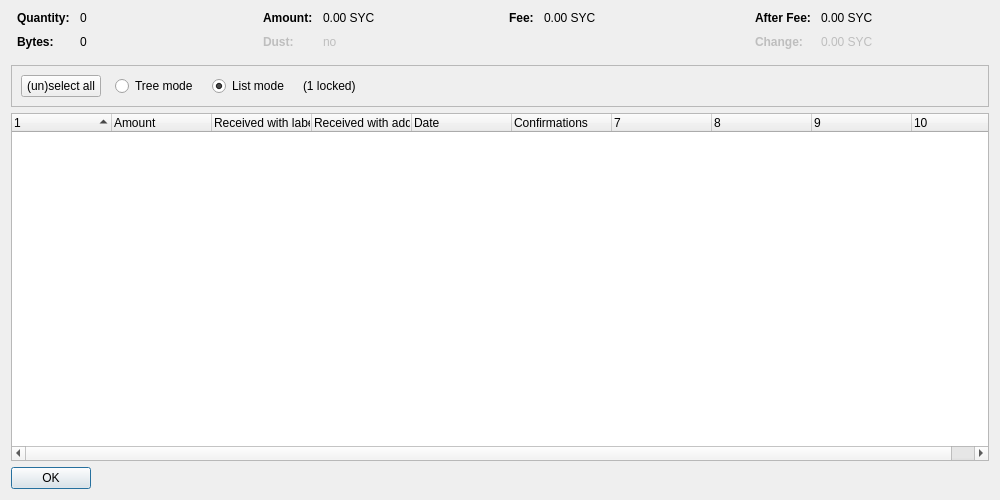
<?xml version="1.0" encoding="UTF-8"?>
<ui version="4.0">
 <class>CoinControlDialog</class>
 <widget class="QDialog" name="CoinControlDialog">
  <property name="geometry">
   <rect>
    <x>0</x>
    <y>0</y>
    <width>1000</width>
    <height>500</height>
   </rect>
  </property>
  <property name="windowTitle">
   <string>Coin Selection</string>
  </property>
  <layout class="QVBoxLayout" name="verticalLayout">
   <item>
    <layout class="QHBoxLayout" name="horizontalLayoutTop" stretch="0,0,0,0">
     <property name="topMargin">
      <number>0</number>
     </property>
     <property name="bottomMargin">
      <number>10</number>
     </property>
     <item>
      <layout class="QFormLayout" name="formLayoutCoinControl1">
       <property name="horizontalSpacing">
        <number>10</number>
       </property>
       <property name="verticalSpacing">
        <number>10</number>
       </property>
       <property name="leftMargin">
        <number>6</number>
       </property>
       <property name="rightMargin">
        <number>6</number>
       </property>
       <item row="0" column="0">
        <widget class="QLabel" name="labelCoinControlQuantityText">
         <property name="font">
          <font>
           <weight>75</weight>
           <bold>true</bold>
          </font>
         </property>
         <property name="text">
          <string>Quantity:</string>
         </property>
        </widget>
       </item>
       <item row="0" column="1">
        <widget class="QLabel" name="labelCoinControlQuantity">
         <property name="cursor">
          <cursorShape>IBeamCursor</cursorShape>
         </property>
         <property name="contextMenuPolicy">
          <enum>Qt::ActionsContextMenu</enum>
         </property>
         <property name="text">
          <string notr="true">0</string>
         </property>
         <property name="textInteractionFlags">
          <set>Qt::LinksAccessibleByMouse|Qt::TextSelectableByKeyboard|Qt::TextSelectableByMouse</set>
         </property>
        </widget>
       </item>
       <item row="1" column="0">
        <widget class="QLabel" name="labelCoinControlBytesText">
         <property name="font">
          <font>
           <weight>75</weight>
           <bold>true</bold>
          </font>
         </property>
         <property name="text">
          <string>Bytes:</string>
         </property>
        </widget>
       </item>
       <item row="1" column="1">
        <widget class="QLabel" name="labelCoinControlBytes">
         <property name="cursor">
          <cursorShape>IBeamCursor</cursorShape>
         </property>
         <property name="contextMenuPolicy">
          <enum>Qt::ActionsContextMenu</enum>
         </property>
         <property name="text">
          <string notr="true">0</string>
         </property>
         <property name="textInteractionFlags">
          <set>Qt::LinksAccessibleByMouse|Qt::TextSelectableByKeyboard|Qt::TextSelectableByMouse</set>
         </property>
        </widget>
       </item>
      </layout>
     </item>
     <item>
      <layout class="QFormLayout" name="formLayoutCoinControl2">
       <property name="horizontalSpacing">
        <number>10</number>
       </property>
       <property name="verticalSpacing">
        <number>10</number>
       </property>
       <property name="leftMargin">
        <number>6</number>
       </property>
       <property name="rightMargin">
        <number>6</number>
       </property>
       <item row="0" column="0">
        <widget class="QLabel" name="labelCoinControlAmountText">
         <property name="font">
          <font>
           <weight>75</weight>
           <bold>true</bold>
          </font>
         </property>
         <property name="text">
          <string>Amount:</string>
         </property>
        </widget>
       </item>
       <item row="0" column="1">
        <widget class="QLabel" name="labelCoinControlAmount">
         <property name="cursor">
          <cursorShape>IBeamCursor</cursorShape>
         </property>
         <property name="contextMenuPolicy">
          <enum>Qt::ActionsContextMenu</enum>
         </property>
         <property name="text">
          <string notr="true">0.00 SYC</string>
         </property>
         <property name="textInteractionFlags">
          <set>Qt::LinksAccessibleByMouse|Qt::TextSelectableByKeyboard|Qt::TextSelectableByMouse</set>
         </property>
        </widget>
       </item>
       <item row="1" column="0">
        <widget class="QLabel" name="labelCoinControlLowOutputText">
         <property name="enabled">
          <bool>false</bool>
         </property>
         <property name="font">
          <font>
           <weight>75</weight>
           <bold>true</bold>
          </font>
         </property>
         <property name="text">
          <string>Dust:</string>
         </property>
        </widget>
       </item>
       <item row="1" column="1">
        <widget class="QLabel" name="labelCoinControlLowOutput">
         <property name="enabled">
          <bool>false</bool>
         </property>
         <property name="cursor">
          <cursorShape>IBeamCursor</cursorShape>
         </property>
         <property name="contextMenuPolicy">
          <enum>Qt::ActionsContextMenu</enum>
         </property>
         <property name="text">
          <string notr="true">no</string>
         </property>
         <property name="textInteractionFlags">
          <set>Qt::LinksAccessibleByMouse|Qt::TextSelectableByKeyboard|Qt::TextSelectableByMouse</set>
         </property>
        </widget>
       </item>
      </layout>
     </item>
     <item>
      <layout class="QFormLayout" name="formLayoutCoinControl3">
       <property name="horizontalSpacing">
        <number>10</number>
       </property>
       <property name="verticalSpacing">
        <number>10</number>
       </property>
       <property name="leftMargin">
        <number>6</number>
       </property>
       <property name="rightMargin">
        <number>6</number>
       </property>
       <item row="0" column="0">
        <widget class="QLabel" name="labelCoinControlFeeText">
         <property name="font">
          <font>
           <weight>75</weight>
           <bold>true</bold>
          </font>
         </property>
         <property name="text">
          <string>Fee:</string>
         </property>
        </widget>
       </item>
       <item row="0" column="1">
        <widget class="QLabel" name="labelCoinControlFee">
         <property name="cursor">
          <cursorShape>IBeamCursor</cursorShape>
         </property>
         <property name="contextMenuPolicy">
          <enum>Qt::ActionsContextMenu</enum>
         </property>
         <property name="text">
          <string notr="true">0.00 SYC</string>
         </property>
         <property name="textInteractionFlags">
          <set>Qt::LinksAccessibleByMouse|Qt::TextSelectableByKeyboard|Qt::TextSelectableByMouse</set>
         </property>
        </widget>
       </item>
      </layout>
     </item>
     <item>
      <layout class="QFormLayout" name="formLayoutCoinControl4">
       <property name="horizontalSpacing">
        <number>10</number>
       </property>
       <property name="verticalSpacing">
        <number>10</number>
       </property>
       <property name="leftMargin">
        <number>6</number>
       </property>
       <property name="rightMargin">
        <number>6</number>
       </property>
       <item row="0" column="0">
        <widget class="QLabel" name="labelCoinControlAfterFeeText">
         <property name="font">
          <font>
           <weight>75</weight>
           <bold>true</bold>
          </font>
         </property>
         <property name="text">
          <string>After Fee:</string>
         </property>
        </widget>
       </item>
       <item row="0" column="1">
        <widget class="QLabel" name="labelCoinControlAfterFee">
         <property name="cursor">
          <cursorShape>IBeamCursor</cursorShape>
         </property>
         <property name="contextMenuPolicy">
          <enum>Qt::ActionsContextMenu</enum>
         </property>
         <property name="text">
          <string notr="true">0.00 SYC</string>
         </property>
         <property name="textInteractionFlags">
          <set>Qt::LinksAccessibleByMouse|Qt::TextSelectableByKeyboard|Qt::TextSelectableByMouse</set>
         </property>
        </widget>
       </item>
       <item row="1" column="0">
        <widget class="QLabel" name="labelCoinControlChangeText">
         <property name="enabled">
          <bool>false</bool>
         </property>
         <property name="font">
          <font>
           <weight>75</weight>
           <bold>true</bold>
          </font>
         </property>
         <property name="text">
          <string>Change:</string>
         </property>
        </widget>
       </item>
       <item row="1" column="1">
        <widget class="QLabel" name="labelCoinControlChange">
         <property name="enabled">
          <bool>false</bool>
         </property>
         <property name="cursor">
          <cursorShape>IBeamCursor</cursorShape>
         </property>
         <property name="contextMenuPolicy">
          <enum>Qt::ActionsContextMenu</enum>
         </property>
         <property name="text">
          <string notr="true">0.00 SYC</string>
         </property>
         <property name="textInteractionFlags">
          <set>Qt::LinksAccessibleByMouse|Qt::TextSelectableByKeyboard|Qt::TextSelectableByMouse</set>
         </property>
        </widget>
       </item>
      </layout>
     </item>
    </layout>
   </item>
   <item>
    <widget class="QFrame" name="frame">
     <property name="minimumSize">
      <size>
       <width>0</width>
       <height>40</height>
      </size>
     </property>
     <property name="frameShape">
      <enum>QFrame::StyledPanel</enum>
     </property>
     <property name="frameShadow">
      <enum>QFrame::Sunken</enum>
     </property>
     <layout class="QHBoxLayout" name="horizontalLayout">
      <item>
       <layout class="QHBoxLayout" name="horizontalLayoutPanel" stretch="0,0,0,0,0">
        <property name="spacing">
         <number>14</number>
        </property>
        <item>
         <widget class="QPushButton" name="pushButtonSelectAll">
          <property name="sizePolicy">
           <sizepolicy hsizetype="Maximum" vsizetype="Fixed">
            <horstretch>0</horstretch>
            <verstretch>0</verstretch>
           </sizepolicy>
          </property>
          <property name="text">
           <string>(un)select all</string>
          </property>
          <property name="autoDefault">
           <bool>false</bool>
          </property>
         </widget>
        </item>
        <item>
         <widget class="QRadioButton" name="radioTreeMode">
          <property name="sizePolicy">
           <sizepolicy hsizetype="Maximum" vsizetype="Fixed">
            <horstretch>0</horstretch>
            <verstretch>0</verstretch>
           </sizepolicy>
          </property>
          <property name="text">
           <string>Tree mode</string>
          </property>
         </widget>
        </item>
        <item>
         <widget class="QRadioButton" name="radioListMode">
          <property name="sizePolicy">
           <sizepolicy hsizetype="Maximum" vsizetype="Fixed">
            <horstretch>0</horstretch>
            <verstretch>0</verstretch>
           </sizepolicy>
          </property>
          <property name="text">
           <string>List mode</string>
          </property>
          <property name="checked">
           <bool>true</bool>
          </property>
         </widget>
        </item>
        <item>
         <widget class="QLabel" name="labelLocked">
          <property name="text">
           <string notr="true">(1 locked)</string>
          </property>
         </widget>
        </item>
        <item>
         <spacer name="horizontalSpacer">
          <property name="orientation">
           <enum>Qt::Horizontal</enum>
          </property>
          <property name="sizeHint" stdset="0">
           <size>
            <width>40</width>
            <height>20</height>
           </size>
          </property>
         </spacer>
        </item>
       </layout>
      </item>
     </layout>
    </widget>
   </item>
   <item>
    <widget class="CoinControlTreeWidget" name="treeWidget">
     <property name="contextMenuPolicy">
      <enum>Qt::CustomContextMenu</enum>
     </property>
     <property name="sortingEnabled">
      <bool>false</bool>
     </property>
     <property name="columnCount">
      <number>10</number>
     </property>
     <attribute name="headerShowSortIndicator" stdset="0">
      <bool>true</bool>
     </attribute>
     <attribute name="headerStretchLastSection">
      <bool>false</bool>
     </attribute>
     <column>
      <property name="text">
       <string/>
      </property>
     </column>
     <column>
      <property name="text">
       <string>Amount</string>
      </property>
     </column>
     <column>
      <property name="text">
       <string>Received with label</string>
      </property>
     </column>
     <column>
      <property name="text">
       <string>Received with address</string>
      </property>
     </column>
     <column>
      <property name="text">
       <string>Date</string>
      </property>
     </column>
     <column>
      <property name="text">
       <string>Confirmations</string>
      </property>
      <property name="toolTip">
       <string>Confirmed</string>
      </property>
     </column>
     <column>
      <property name="text">
       <string/>
      </property>
     </column>
     <column>
      <property name="text">
       <string/>
      </property>
     </column>
     <column>
      <property name="text">
       <string/>
      </property>
     </column>
     <column>
      <property name="text">
       <string/>
      </property>
     </column>
    </widget>
   </item>
   <item>
    <widget class="QDialogButtonBox" name="buttonBox">
     <property name="sizePolicy">
      <sizepolicy hsizetype="Maximum" vsizetype="Fixed">
       <horstretch>0</horstretch>
       <verstretch>0</verstretch>
      </sizepolicy>
     </property>
     <property name="orientation">
      <enum>Qt::Horizontal</enum>
     </property>
     <property name="standardButtons">
      <set>QDialogButtonBox::Ok</set>
     </property>
    </widget>
   </item>
  </layout>
 </widget>
 <customwidgets>
  <customwidget>
   <class>CoinControlTreeWidget</class>
   <extends>QTreeWidget</extends>
   <header>coincontroltreewidget.h</header>
  </customwidget>
 </customwidgets>
 <resources/>
 <connections/>
</ui>
